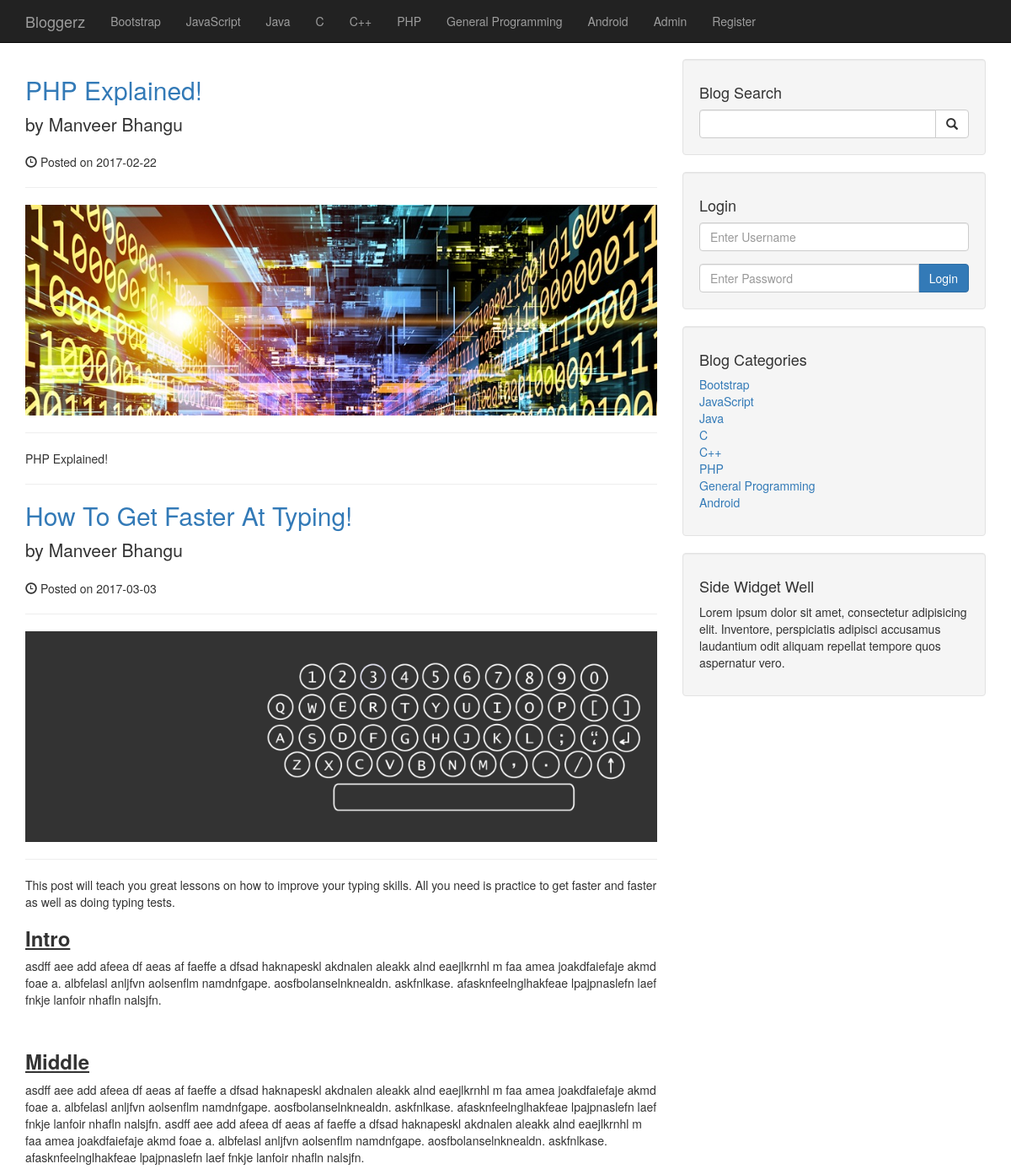
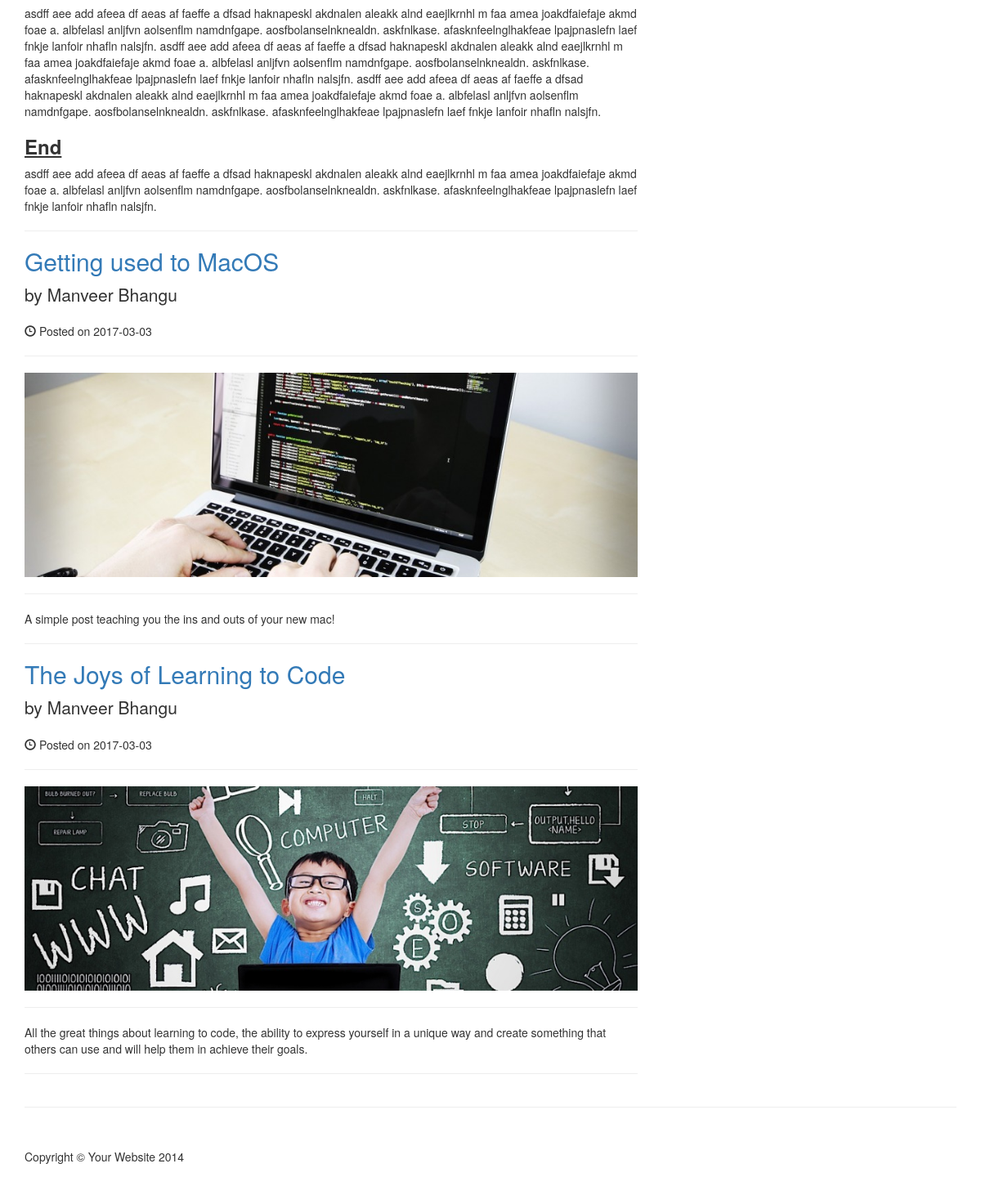
Page /author_posts.php?author=Manveer Bhangu&p_id=4 on the committed database (2 pictures, top to bottom).
### tables this page shows
CREATE TABLE `categories` (
  `cat_id` int(3) NOT NULL,
  `cat_title` varchar(255) NOT NULL
);

CREATE TABLE `posts` (
  `post_id` int(3) NOT NULL,
  `post_cat_id` int(3) NOT NULL,
  `post_title` varchar(255) NOT NULL,
  `post_author` varchar(255) NOT NULL,
  `post_date` date NOT NULL,
  `post_image` text NOT NULL,
  `post_content` text NOT NULL,
  `post_tags` varchar(255) NOT NULL,
  `post_comment_count` int(11) NOT NULL,
  `post_status` varchar(255) NOT NULL DEFAULT 'Draft',
  `post_view_count` int(11) NOT NULL
);

### author_posts.php (the view, shortened to what this page needs)
<?php
include "includes/header.php";
?>
    <?php
    include "includes/nav.php";
    ?>
    <div class="container">
        <div class="row">
            <div class="col-md-8">
                <?php
                if(isset($_GET['p_id']))
                {
                    $post_author = $_GET['author'];
                }
                $query = "SELECT * FROM posts WHERE post_author = '{$post_author}' AND post_status != 'Draft'";
                $posts_query = mysqli_query($connection, $query);
                while($row = mysqli_fetch_assoc($posts_query))
                {
                    $post_id = $row['post_id'];
                    $post_title = $row['post_title'];
                    $post_author = $row['post_author'];
                    $post_date = $row['post_date'];
                    $post_image = $row['post_image'];
                    $post_content = $row['post_content'];
                ?>
                <h2>
                    <a href="post.php?p_id=<?php echo $post_id; ?>"><?php echo $post_title ?></a>
                </h2>
                <p class="lead">
                    by <?php echo $post_author ?></a>
                </p>
                <p><span class="glyphicon glyphicon-time"></span> Posted on <?php echo $post_date ?></p>
                <hr>
                <img class="img-responsive" src="images/<?php echo $post_image ?>" alt="">
                <hr>
                <p><?php echo $post_content ?></p>
                <hr>
                <?php
                }
                ?>
            </div>
            <?php
            include "includes/sidebar.php";
            ?>
        </div>
        <hr>
<?php
include "includes/footer.php";
?>

### includes/header.php (shortened to what this page needs)
<!DOCTYPE html>
<html lang="en">
<head>
    <link href="css/bootstrap.min.css" rel="stylesheet">
    <link href="css/blog-home.css" rel="stylesheet">
</head>
<body>

### includes/nav.php (shortened to what this page needs)
<?php include "includes/db.php"; ?>
<nav class="navbar navbar-inverse navbar-fixed-top" role="navigation">
        <div class="container">
            <div class="navbar-header">
                <a class="navbar-brand" href="index.php">Bloggerz</a>
            </div>
            <div class="collapse navbar-collapse" id="bs-example-navbar-collapse-1">
                <ul class="nav navbar-nav">
                    <?php
                    $query = "SELECT * FROM categories";
                    $categories_query = mysqli_query($connection, $query);
                    while($row = mysqli_fetch_assoc($categories_query))
                    {
                        $cat_title = $row['cat_title'];
                        echo "<li><a href ='#'>{$cat_title}</a></li>";
                    }
                    ?>
                    <li>
                        <a href="admin">Admin</a>
                    </li>
                    <li><a href="registration.php">Register</a></li>
                </ul>
            </div>
        </div>
    </nav>

### includes/sidebar.php
<div class="col-md-4">
    <div class="well">
        <h4>Blog Search</h4>
        <form action="search.php" method="post">
        <div class="input-group">
            <input name="search" type="text" class="form-control">
            <span class="input-group-btn">
                <button name="submit" class="btn btn-default" type="submit">
                    <span class="glyphicon glyphicon-search"></span>
            </button>
            </span>
        </div>
        </form>
    </div>
    <div class="well">
        <h4>Login</h4>
        <form action="includes/login.php" method="post">
        <div class="form-group">
            <input name="username" type="text" class="form-control" placeholder="Enter Username">
        </div>
        <div class="input-group">
            <input name="password" type="password" class="form-control" placeholder="Enter Password">
            <span class="input-group-btn">
                <button class="btn btn-primary" name="login" type="submit">Login</button>
            </span>
        </div>
        </form>
    </div>
    <div class="well">
    <?php
        $query = "SELECT * FROM categories";
        $categories_query = mysqli_query($connection, $query);
    ?>
        <h4>Blog Categories</h4>
        <div class="row">
            <div class="col-lg-12">
                <ul class="list-unstyled">
                <?php
                    while($row = mysqli_fetch_assoc($categories_query))
                    {
                        $cat_id = $row['cat_id'];
                        $cat_title = $row['cat_title'];
                        echo "<li><a href ='category.php?category=$cat_id'>{$cat_title}</a></li>";
                    }
                ?>
                </ul>
            </div>
        </div>
    </div>
    <?php include "widget.php"; ?>
</div>

### includes/widget.php
<div class="well">
    <h4>Side Widget Well</h4>
    <p>Lorem ipsum dolor sit amet, consectetur adipisicing elit. Inventore, perspiciatis adipisci accusamus laudantium odit aliquam repellat tempore quos aspernatur vero.</p>
</div>

### includes/footer.php (shortened to what this page needs)
        <footer>
            <div class="row">
                <div class="col-lg-12">
                    <p>Copyright &copy; Your Website 2014</p>
                </div>
            </div>
        </footer>
    </div>
</body>
</html>

### css/blog-home.css (style rules this page uses)
body { padding-top: 70px; }
footer { margin: 50px 0; }

### rows in the picture
categories: cat_title "Bootstrap"
categories: cat_title "JavaScript"
categories: cat_title "Java"
categories: cat_title "C"
categories: cat_title "C++"
categories: cat_title "PHP"
categories: cat_title "General Programming"
categories: cat_title "Android"
posts: post_title "PHP Explained!", post_author "Manveer Bhangu", post_date "2017-02-22", post_image (picture), post_content "PHP Explained!"
posts: post_title "How To Get Faster At Typing!", post_author "Manveer Bhangu", post_date "2017-03-03", post_image (picture), post_content "This post will teach you great lessons on how to improve your typing skills. All you need is practice to get faster and faster as well as doing typing tests. Intro asdff aee add afeea df aeas af faeffe a dfsad haknapeskl akdnalen aleakk alnd eaejlkrnhl m faa amea joakdfaiefaje akmd foae a. albfelasl anljfvn aolsenflm namdnfgape. aosfbolanselnknealdn. askfnlkase. afasknfeelnglhakfeae lpajpnaslefn laef fnkje lanfoir nhafln nalsjfn. Middle asdff aee add afeea df aeas af faeffe a dfsad haknapeskl akdnalen aleakk alnd eaejlkrnhl m faa amea joakdfaiefaje akmd foae a. albfelasl anljfvn aolsenflm namdnfgape. aosfbolanselnknealdn. askfnlkase. afasknfeelnglhakfeae lpajpnaslefn laef fnkje lanfoir…"
posts: post_title "Getting used to MacOS", post_author "Manveer Bhangu", post_date "2017-03-03", post_image (picture), post_content "A simple post teaching you the ins and outs of your new mac!"
posts: post_title "The Joys of Learning to Code", post_author "Manveer Bhangu", post_date "2017-03-03", post_image (picture), post_content "All the great things about learning to code, the ability to express yourself in a unique way and create something that others can use and will help them in achieve their goals."
